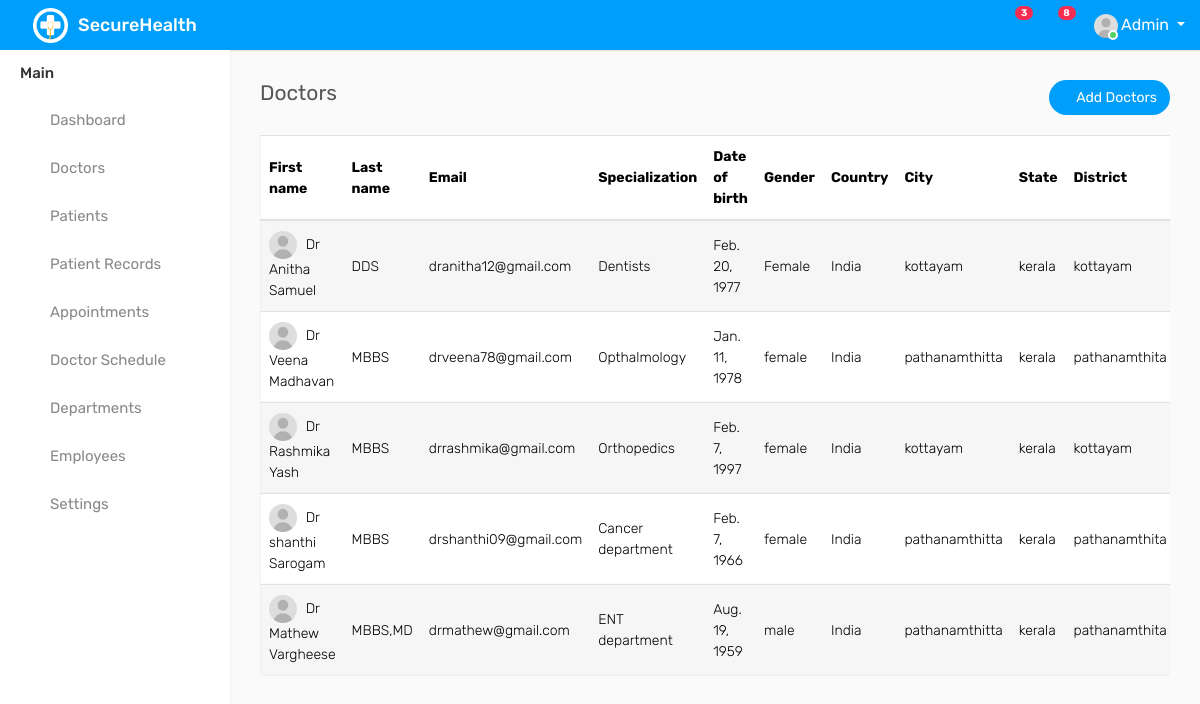
The page /doctors (signed in) on the database its author committed.
### secureHealth/models.py (models this page shows)
class doctorData(models.Model):
    first_name = models.CharField(max_length=20)
    last_name = models.CharField(max_length=20)
    username = models.CharField(max_length=20)
    email =  models.CharField(max_length = 30)
    password = models.CharField(max_length=50)
    date_of_birth = models.DateField()
    address = models.TextField()
    gender = models.CharField(max_length=20)
    country = models.CharField(max_length=20)
    city = models.CharField(max_length=20)
    state = models.CharField(max_length=20)
    phone_number =  models.IntegerField()
    state = models.CharField(max_length=20)
    district = models.CharField(max_length=20)
    pincode = models.IntegerField()
    mobile_number = models.IntegerField()
    photo = models.FileField(upload_to="images/")
    status = models.CharField(max_length=20)
    short_biography = models.TextField()
    hospital_name = models.TextField(default="cm hospital")
    class Meta:
        verbose_name_plural="Doctor_Details"
    def __str__(self):
        return self.username

### secureHealth/views.py (the view)
# urls.py: path('doctors',views.doctors,name="doctors"),
def doctors(request):
    hospital = request.session['hospital']
    print(request.session['hospital'])
    doctor_details = doctorData.objects.filter(hospital_name=hospital)
    print(hospital, doctor_details)
    return render(request,'secureHealth/doctors.html',{'doctors':doctor_details})

### secureHealth/templates/secureHealth/doctors.html (shortened to what this page needs)
{% extends 'secureHealth/base.html' %}
{% load static %}
{% block content %}
<div class="col-sm-4 col-3">
    <h4 class="page-title">Doctors</h4>
</div>
<div class="col-sm-8 col-9 text-right m-b-20">
    <a href="{% url 'adddoctor' %}" class="btn btn btn-primary btn-rounded float-right"><i class="fa fa-plus"></i> Add Doctors</a>
</div>
</div>
<div class="row">
<div class="col-md-12">
    <div class="table-responsive">
        <table class="table table-border table-striped custom-table datatable mb-0">
            <thead>
                <tr>
                    <th>First name</th>
                    <th>Last name</th>
                    <th>Email</th>
                    <th>Specialization</th>
                    <th>Date of birth</th>
                    <th>Gender</th>
                    <th>Country</th>
                    <th>City</th>
                    <th>State</th>
                    <th>District</th>
                </tr>
            </thead>
            <tbody>
                {% for doctor in  doctors%}
                <tr>
                    <td><img width="28" height="28" src="{% static 'assets2/img/user.jpg' %}" class="rounded-circle m-r-5" alt=""> {{doctor.first_name}}</td>
                    <td>{{doctor.last_name}}</td>
                    <td>{{doctor.email}}</td>
                    <td>{{doctor.short_biography}}</td>
                    <td>{{doctor.date_of_birth}}</td>
                    <td>{{doctor.gender}}</td>
                    <td>{{doctor.country}}</td>
                    <td>{{doctor.city}}</td>
                    <td>{{doctor.state}}</td>
                    <td>{{doctor.district}}</td>
                </tr>
                {% endfor %}
            </tbody>
        </table>
    </div>
</div>
</div>
{% endblock %}

### rows shown on the page
doctorData: first_name "Dr Anitha Samuel", last_name "DDS", email "dranitha12@gmail.com", short_biography "Dentists", date_of_birth "Feb. 20, 1977", gender "Female", country "India", city "kottayam", state "kerala", district "kottayam"
doctorData: first_name "Dr Veena Madhavan", last_name "MBBS", email "drveena78@gmail.com", short_biography "Opthalmology", date_of_birth "Jan. 11, 1978", gender "female", country "India", city "pathanamthitta", state "kerala", district "pathanamthita"
doctorData: first_name "Dr Rashmika Yash", last_name "MBBS", email "drrashmika@gmail.com", short_biography "Orthopedics", date_of_birth "Feb. 7, 1997", gender "female", country "India", city "kottayam", state "kerala", district "kottayam"
doctorData: first_name "Dr shanthi Sarogam", last_name "MBBS", email "drshanthi09@gmail.com", short_biography "Cancer department", date_of_birth "Feb. 7, 1966", gender "female", country "India", city "pathanamthitta", state "kerala", district "pathanamthita"
doctorData: first_name "Dr Mathew Vargheese", last_name "MBBS,MD", email "drmathew@gmail.com", short_biography "ENT department", date_of_birth "Aug. 19, 1959", gender "male", country "India", city "pathanamthitta", state "kerala", district "pathanamthita"
